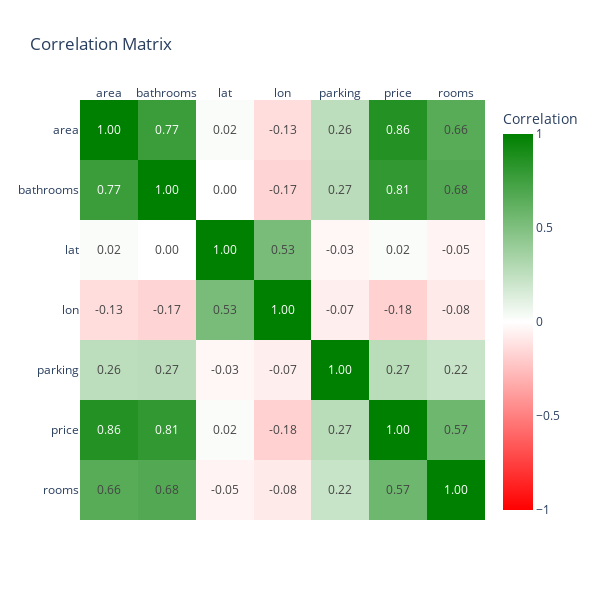

Notebook source saved alongside this figure:
### Markdown cell above
## Pearson correlation matrix

Used to verify if variables are related or not

### Code cell
# Get correlation matix
correlation_matrix = st_df.corr(method='pearson')

# Invert the array so the diagonal of 1 goes from top left to bottom right instead of bottom left to top right (only for plotting purpose)
inverted_array = correlation_matrix.values[::-1]

# Visualize correlation matrix
fig = go.Figure(data=go.Heatmap(
    z=inverted_array,
    x=correlation_matrix.columns,
    y=correlation_matrix.columns.sort_values(ascending=False),
    colorscale=[
        [0, 'red'],
        [0.5, 'white'],
        [1, 'green']
    ],
    zmin=-1,
    zmax=1,
    text=inverted_array,
    texttemplate='%{text:.2f}',
    colorbar=dict(title='Correlation')
))

fig.update_layout(
    title='Correlation Matrix',
    xaxis=dict(side='top'),
    width=600,
    height=600
)

fig.show()

### Figure 1 — Plotly figure (JSON) as saved in the notebook; plotly's stock layout.template omitted (floating-point values rounded to 4 significant figures)
{"data": [{"colorbar": {"title": {"text": "Correlation"}}, "colorscale": [[0, "red"], [0.5, "white"], [1, "green"]], "text": [[0.6557, 0.6756, -0.04897, -0.08222, 0.2152, 0.5701, 1], [0.8637, 0.8058, 0.02026, -0.1793, 0.2748, 1, 0.5701], [0.2636, 0.2719, -0.03477, -0.06859, 1, 0.2748, 0.2152], [-0.1348, -0.1691, 0.5254, 1, -0.06859, -0.1793, -0.08222], [0.02263, 0.00198, 1, 0.5254, -0.03477, 0.02026, -0.04897], [0.7736, 1, 0.00198, -0.1691, 0.2719, 0.8058, 0.6756], [1, 0.7736, 0.02263, -0.1348, 0.2636, 0.8637, 0.6557]], "texttemplate": "%{text:.2f}", "type": "heatmap", "x": ["area", "bathrooms", "lat", "lon", "parking", "price", "rooms"], "y": ["rooms", "price", "parking", "lon", "lat", "bathrooms", "area"], "z": [[0.6557, 0.6756, -0.04897, -0.08222, 0.2152, 0.5701, 1], [0.8637, 0.8058, 0.02026, -0.1793, 0.2748, 1, 0.5701], [0.2636, 0.2719, -0.03477, -0.06859, 1, 0.2748, 0.2152], [-0.1348, -0.1691, 0.5254, 1, -0.06859, -0.1793, -0.08222], [0.02263, 0.00198, 1, 0.5254, -0.03477, 0.02026, -0.04897], [0.7736, 1, 0.00198, -0.1691, 0.2719, 0.8058, 0.6756], [1, 0.7736, 0.02263, -0.1348, 0.2636, 0.8637, 0.6557]], "zmax": 1, "zmin": -1}], "layout": {"height": 600, "title": {"text": "Correlation Matrix"}, "width": 600, "xaxis": {"side": "top"}}}
